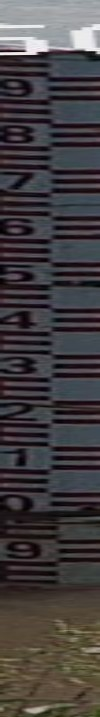
//> input picture SLIC-Superpixels/1.jpg, 100 x 717 px
$ ./main   (built with g++ and OpenCV 4)
//> lines starting //> are read from the running program, lines starting //| are printed output that depends on the picture; after the words box and inside, x2 and y2 are one past the last pixel; in counts of white or black regions, pixels touching at a corner belong together
### SLIC-Superpixels/slic.cpp
// SLIC.cpp: implementation of the SLIC class.
//===========================================================================
// This code implements the zero parameter superpixel segmentation technique
// described in:
//
//
//
// "SLIC Superpixels Compared to State-of-the-art Superpixel Methods"
//
// Radhakrishna Achanta, Appu Shaji, Kevin Smith, Aurelien Lucchi, Pascal Fua,
// and Sabine Susstrunk,
//
// IEEE TPAMI, Volume 34, Issue 11, Pages 2274-2282, November 2012.
//
//
//===========================================================================
// Copyright (c) 2013 Radhakrishna Achanta.
//
// For commercial use please contact the author:
//
// Email: firstname.lastname@epfl.ch
//===========================================================================
//
// Modified by nipan
// Email: nipan1988@gmail.com
//

#include <cfloat>
#include <cmath>
#include <iostream>
#include <fstream>
#include "slic.h"

using namespace cv;
using namespace std;

// For superpixels
const int dx4[4] = {-1,  0,  1,  0};
const int dy4[4] = { 0, -1,  0,  1};
//const int dx8[8] = {-1, -1,  0,  1, 1, 1, 0, -1};
//const int dy8[8] = { 0, -1, -1, -1, 0, 1, 1,  1};

// For supervoxels
const int dx10[10] = {-1,  0,  1,  0, -1,  1,  1, -1,  0, 0};
const int dy10[10] = { 0, -1,  0,  1, -1, -1,  1,  1,  0, 0};
const int dz10[10] = { 0,  0,  0,  0,  0,  0,  0,  0, -1, 1};

//////////////////////////////////////////////////////////////////////
// Construction/Destruction
//////////////////////////////////////////////////////////////////////

SLIC::SLIC()
{
	m_lvec = NULL;
	m_avec = NULL;
	m_bvec = NULL;

	m_lvecvec = NULL;
	m_avecvec = NULL;
	m_bvecvec = NULL;

	bufferGray = NULL;
	bufferRGB = NULL;
}

SLIC::~SLIC()
{
	if(m_lvec) delete [] m_lvec;
	if(m_avec) delete [] m_avec;
	if(m_bvec) delete [] m_bvec;


	if(m_lvecvec)
	{
		for( int d = 0; d < m_depth; d++ ) delete [] m_lvecvec[d];
		delete [] m_lvecvec;
	}
	if(m_avecvec)
	{
		for( int d = 0; d < m_depth; d++ ) delete [] m_avecvec[d];
		delete [] m_avecvec;
	}
	if(m_bvecvec)
	{
		for( int d = 0; d < m_depth; d++ ) delete [] m_bvecvec[d];
		delete [] m_bvecvec;
	}

	if (bufferGray) {
		delete [] bufferGray;
	}

	if (bufferRGB) {
		delete [] bufferRGB;
	}

	if (label) {
		delete [] label;
	}
}

//==============================================================================
///	RGB2XYZ
///
/// sRGB (D65 illuminant assumption) to XYZ conversion
//==============================================================================
void SLIC::RGB2XYZ(
	const int&		sR,
	const int&		sG,
	const int&		sB,
	double&			X,
	double&			Y,
	double&			Z)
{
	double R = sR/255.0;
	double G = sG/255.0;
	double B = sB/255.0;

	double r, g, b;

	if(R <= 0.04045)	r = R/12.92;
	else				r = pow((R+0.055)/1.055,2.4);
	if(G <= 0.04045)	g = G/12.92;
	else				g = pow((G+0.055)/1.055,2.4);
	if(B <= 0.04045)	b = B/12.92;
	else				b = pow((B+0.055)/1.055,2.4);

	X = r*0.4124564 + g*0.3575761 + b*0.1804375;
	Y = r*0.2126729 + g*0.7151522 + b*0.0721750;
	Z = r*0.0193339 + g*0.1191920 + b*0.9503041;
}

//===========================================================================
///	RGB2LAB
//===========================================================================
void SLIC::RGB2LAB(const int& sR, const int& sG, const int& sB, double& lval, double& aval, double& bval)
{
	//------------------------
	// sRGB to XYZ conversion
	//------------------------
	double X, Y, Z;
	RGB2XYZ(sR, sG, sB, X, Y, Z);

	//------------------------
	// XYZ to LAB conversion
	//------------------------
	double epsilon = 0.008856;	//actual CIE standard
	double kappa   = 903.3;		//actual CIE standard

	double Xr = 0.950456;	//reference white
	double Yr = 1.0;		//reference white
	double Zr = 1.088754;	//reference white

	double xr = X/Xr;
	double yr = Y/Yr;
	double zr = Z/Zr;

	double fx, fy, fz;
	if(xr > epsilon)	fx = pow(xr, 1.0/3.0);
	else				fx = (kappa*xr + 16.0)/116.0;
	if(yr > epsilon)	fy = pow(yr, 1.0/3.0);
	else				fy = (kappa*yr + 16.0)/116.0;
	if(zr > epsilon)	fz = pow(zr, 1.0/3.0);
	else				fz = (kappa*zr + 16.0)/116.0;

	lval = 116.0*fy-16.0;
	aval = 500.0*(fx-fy);
	bval = 200.0*(fy-fz);
}

//===========================================================================
///	DoRGBtoLABConversion
///
///	For whole image: overlaoded floating point version
//===========================================================================
void SLIC::DoRGBtoLABConversion(
	const unsigned int*&		ubuff,
	double*&					lvec,
	double*&					avec,
	double*&					bvec)
{
	int sz = m_width*m_height;
	lvec = new double[sz];
	avec = new double[sz];
	bvec = new double[sz];

	for( int j = 0; j < sz; j++ )
	{
		int r = (ubuff[j] >> 16) & 0xFF;
		int g = (ubuff[j] >>  8) & 0xFF;
		int b = (ubuff[j]      ) & 0xFF;

		RGB2LAB( r, g, b, lvec[j], avec[j], bvec[j] );
	}
}

//===========================================================================
///	DoRGBtoLABConversion
///
/// For whole volume
//===========================================================================
// [198 lines left out: functions DoRGBtoLABConversion, DrawContoursAroundSegments, DrawContoursAroundSegments, DrawContoursAroundSegmentsTwoColors, not called in this run]


//==============================================================================
///	DetectLabEdges
//==============================================================================
void SLIC::DetectLabEdges(
	const double*				lvec,
	const double*				avec,
	const double*				bvec,
	const int&					width,
	const int&					height,
	vector<double>&				edges)
{
	int sz = width*height;

	edges.resize(sz,0);
	for( int j = 1; j < height-1; j++ )
	{
		for( int k = 1; k < width-1; k++ )
		{
			int i = j*width+k;

			double dx = (lvec[i-1]-lvec[i+1])*(lvec[i-1]-lvec[i+1]) +
				(avec[i-1]-avec[i+1])*(avec[i-1]-avec[i+1]) +
				(bvec[i-1]-bvec[i+1])*(bvec[i-1]-bvec[i+1]);

			double dy = (lvec[i-width]-lvec[i+width])*(lvec[i-width]-lvec[i+width]) +
				(avec[i-width]-avec[i+width])*(avec[i-width]-avec[i+width]) +
				(bvec[i-width]-bvec[i+width])*(bvec[i-width]-bvec[i+width]);

			//edges[i] = (sqrt(dx) + sqrt(dy));
			edges[i] = (dx + dy);
		}
	}
}

//===========================================================================
///	PerturbSeeds
//===========================================================================
void SLIC::PerturbSeeds(
	vector<double>&				kseedsl,
	vector<double>&				kseedsa,
	vector<double>&				kseedsb,
	vector<double>&				kseedsx,
	vector<double>&				kseedsy,
	const vector<double>&		edges)
{
	const int dx8[8] = {-1, -1,  0,  1, 1, 1, 0, -1};
	const int dy8[8] = { 0, -1, -1, -1, 0, 1, 1,  1};

	int numseeds = kseedsl.size();

	for( int n = 0; n < numseeds; n++ )
	{
		int ox = kseedsx[n];//original x
		int oy = kseedsy[n];//original y
		int oind = oy*m_width + ox;

		int storeind = oind;
		for( int i = 0; i < 8; i++ )
		{
			int nx = ox+dx8[i];//new x
			int ny = oy+dy8[i];//new y

			if( nx >= 0 && nx < m_width && ny >= 0 && ny < m_height)
			{
				int nind = ny*m_width + nx;
				if( edges[nind] < edges[storeind])
				{
					storeind = nind;
				}
			}
		}
		if(storeind != oind)
		{
			kseedsx[n] = storeind%m_width;
			kseedsy[n] = storeind/m_width;
			kseedsl[n] = m_lvec[storeind];
			kseedsa[n] = m_avec[storeind];
			kseedsb[n] = m_bvec[storeind];
		}
	}
}


//===========================================================================
///	GetLABXYSeeds_ForGivenStepSize
///
/// The k seed values are taken as uniform spatial pixel samples.
//===========================================================================
// [58 lines left out: function GetLABXYSeeds_ForGivenStepSize, not called in this run]

//===========================================================================
///	GetLABXYSeeds_ForGivenK
///
/// The k seed values are taken as uniform spatial pixel samples.
//===========================================================================
void SLIC::GetLABXYSeeds_ForGivenK(
	vector<double>&				kseedsl,
	vector<double>&				kseedsa,
	vector<double>&				kseedsb,
	vector<double>&				kseedsx,
	vector<double>&				kseedsy,
	const int&					K,
	const bool&					perturbseeds,
	const vector<double>&		edgemag)
{
	int sz = m_width*m_height;
	double step = sqrt(double(sz)/double(K));
	int T = step;
	int xoff = step/2;
	int yoff = step/2;

	int n(0);int r(0);
	for( int y = 0; y < m_height; y++ )
	{
		int Y = y*step + yoff;
		if( Y > m_height-1 ) break;

		for( int x = 0; x < m_width; x++ )
		{
			//int X = x*step + xoff;//square grid
			int X = x*step + (xoff<<(r&0x1));//hex grid
			if(X > m_width-1) break;

			int i = Y*m_width + X;

			// [7 lines of commented-out code are left out]
			kseedsl.push_back(m_lvec[i]);
			kseedsa.push_back(m_avec[i]);
			kseedsb.push_back(m_bvec[i]);
			kseedsx.push_back(X);
			kseedsy.push_back(Y);
			n++;
		}
		r++;
	}

	if(perturbseeds)
	{
		PerturbSeeds(kseedsl, kseedsa, kseedsb, kseedsx, kseedsy, edgemag);
	}
}


//===========================================================================
///	PerformSuperpixelSegmentation_VariableSandM
///
///	Magic SLIC - no parameters
///
///	Performs k mean segmentation. It is fast because it looks locally, not
/// over the entire image.
/// This function picks the maximum value of color distance as compact factor
/// M and maximum pixel distance as grid step size S from each cluster (13 April 2011).
/// So no need to input a constant value of M and S. There are two clear
/// advantages:
///
/// [1] The algorithm now better handles both textured and non-textured regions
/// [2] There is not need to set any parameters!!!
///
/// SLICO (or SLIC Zero) dynamically varies only the compactness factor S,
/// not the step size S.
//===========================================================================
void SLIC::PerformSuperpixelSegmentation_VariableSandM(
	vector<double>&				kseedsl,
	vector<double>&				kseedsa,
	vector<double>&				kseedsb,
	vector<double>&				kseedsx,
	vector<double>&				kseedsy,
	int*						klabels,
	const int&					STEP,
	const int&					NUMITR)
{
	int sz = m_width*m_height;
	const int numk = kseedsl.size();
	//double cumerr(99999.9);
	int numitr(0);

	//----------------
	int offset = STEP;
	if(STEP < 10) offset = STEP*1.5;
	//----------------

	vector<double> sigmal(numk, 0);
	vector<double> sigmaa(numk, 0);
	vector<double> sigmab(numk, 0);
	vector<double> sigmax(numk, 0);
	vector<double> sigmay(numk, 0);
	vector<int> clustersize(numk, 0);
	vector<double> inv(numk, 0);//to store 1/clustersize[k] values
	vector<double> distxy(sz, DBL_MAX);
	vector<double> distlab(sz, DBL_MAX);
	vector<double> distvec(sz, DBL_MAX);
	vector<double> maxlab(numk, 10*10);//THIS IS THE VARIABLE VALUE OF M, just start with 10
	vector<double> maxxy(numk, STEP*STEP);//THIS IS THE VARIABLE VALUE OF M, just start with 10

	double invxywt = 1.0/(STEP*STEP);//NOTE: this is different from how usual SLIC/LKM works

	while( numitr < NUMITR )
	{
		//------
		//cumerr = 0;
		numitr++;
		//------

		distvec.assign(sz, DBL_MAX);
		for( int n = 0; n < numk; n++ )
		{
			int y1 = std::max(0,		(int)(kseedsy[n]-offset));
			int y2 = std::min(m_height,	(int)(kseedsy[n]+offset));
			int x1 = std::max(0,		(int)(kseedsx[n]-offset));
			int x2 = std::min(m_width,	(int)(kseedsx[n]+offset));

			for( int y = y1; y < y2; y++ )
			{
				for( int x = x1; x < x2; x++ )
				{
					int i = y*m_width + x;
					_ASSERT( y < m_height && x < m_width && y >= 0 && x >= 0 );

					double l = m_lvec[i];
					double a = m_avec[i];
					double b = m_bvec[i];

					distlab[i] =	(l - kseedsl[n])*(l - kseedsl[n]) +
						(a - kseedsa[n])*(a - kseedsa[n]) +
						(b - kseedsb[n])*(b - kseedsb[n]);

					distxy[i] =		(x - kseedsx[n])*(x - kseedsx[n]) +
						(y - kseedsy[n])*(y - kseedsy[n]);

					//------------------------------------------------------------------------
					double dist = distlab[i]/maxlab[n] + distxy[i]*invxywt;//only varying m, prettier superpixels
					//double dist = distlab[i]/maxlab[n] + distxy[i]/maxxy[n];//varying both m and S
					//------------------------------------------------------------------------

					if( dist < distvec[i] )
					{
						distvec[i] = dist;
						klabels[i]  = n;
					}
				}
			}
		}
		//-----------------------------------------------------------------
		// Assign the max color distance for a cluster
		//-----------------------------------------------------------------
		if(0 == numitr)
		{
			maxlab.assign(numk,1);
			maxxy.assign(numk,1);
		}
		{for( int i = 0; i < sz; i++ )
		{
			if(maxlab[klabels[i]] < distlab[i]) maxlab[klabels[i]] = distlab[i];
			if(maxxy[klabels[i]] < distxy[i]) maxxy[klabels[i]] = distxy[i];
		}}
		//-----------------------------------------------------------------
		// Recalculate the centroid and store in the seed values
		//-----------------------------------------------------------------
		sigmal.assign(numk, 0);
		sigmaa.assign(numk, 0);
		sigmab.assign(numk, 0);
		sigmax.assign(numk, 0);
		sigmay.assign(numk, 0);
		clustersize.assign(numk, 0);

		for( int j = 0; j < sz; j++ )
		{
			int temp = klabels[j];
			_ASSERT(klabels[j] >= 0);
			sigmal[klabels[j]] += m_lvec[j];
			sigmaa[klabels[j]] += m_avec[j];
			sigmab[klabels[j]] += m_bvec[j];
			sigmax[klabels[j]] += (j%m_width);
			sigmay[klabels[j]] += (j/m_width);

			clustersize[klabels[j]]++;
		}

		{for( int k = 0; k < numk; k++ )
		{
			//_ASSERT(clustersize[k] > 0);
			if( clustersize[k] <= 0 ) clustersize[k] = 1;
			inv[k] = 1.0/double(clustersize[k]);//computing inverse now to multiply, than divide later
		}}

		{for( int k = 0; k < numk; k++ )
		{
			kseedsl[k] = sigmal[k]*inv[k];
			kseedsa[k] = sigmaa[k]*inv[k];
			kseedsb[k] = sigmab[k]*inv[k];
			kseedsx[k] = sigmax[k]*inv[k];
			kseedsy[k] = sigmay[k]*inv[k];
		}}
	}
}

//===========================================================================
///	SaveSuperpixelLabels
///
///	Save labels in raster scan order.
//===========================================================================
// [21 lines left out: function SaveSuperpixelLabels, not called in this run]

//===========================================================================
///	EnforceLabelConnectivity
///
///		1. finding an adjacent label for each new component at the start
///		2. if a certain component is too small, assigning the previously found
///		    adjacent label to this component, and not incrementing the label.
//===========================================================================
void SLIC::EnforceLabelConnectivity(
	const int*					labels,//input labels that need to be corrected to remove stray labels
	const int&					width,
	const int&					height,
	int*						nlabels,//new labels
	int&						numlabels,//the number of labels changes in the end if segments are removed
	const int&					K) //the number of superpixels desired by the user
{
	//	const int dx8[8] = {-1, -1,  0,  1, 1, 1, 0, -1};
	//	const int dy8[8] = { 0, -1, -1, -1, 0, 1, 1,  1};

	const int dx4[4] = {-1,  0,  1,  0};
	const int dy4[4] = { 0, -1,  0,  1};

	const int sz = width*height;
	const int SUPSZ = sz/K;
	//nlabels.resize(sz, -1);
	for( int i = 0; i < sz; i++ ) nlabels[i] = -1;
	int label(0);
	int* xvec = new int[sz];
	int* yvec = new int[sz];
	int oindex(0);
	int adjlabel(0);//adjacent label
	for( int j = 0; j < height; j++ )
	{
		for( int k = 0; k < width; k++ )
		{
			if( 0 > nlabels[oindex] )
			{
				nlabels[oindex] = label;
				//--------------------
				// Start a new segment
				//--------------------
				xvec[0] = k;
				yvec[0] = j;
				//-------------------------------------------------------
				// Quickly find an adjacent label for use later if needed
				//-------------------------------------------------------
				{for( int n = 0; n < 4; n++ )
				{
					int x = xvec[0] + dx4[n];
					int y = yvec[0] + dy4[n];
					if( (x >= 0 && x < width) && (y >= 0 && y < height) )
					{
						int nindex = y*width + x;
						if(nlabels[nindex] >= 0) adjlabel = nlabels[nindex];
					}
				}}

				int count(1);
				for( int c = 0; c < count; c++ )
				{
					for( int n = 0; n < 4; n++ )
					{
						int x = xvec[c] + dx4[n];
						int y = yvec[c] + dy4[n];

						if( (x >= 0 && x < width) && (y >= 0 && y < height) )
						{
							int nindex = y*width + x;

							if( 0 > nlabels[nindex] && labels[oindex] == labels[nindex] )
							{
								xvec[count] = x;
								yvec[count] = y;
								nlabels[nindex] = label;
								count++;
							}
						}

					}
				}
				//-------------------------------------------------------
				// If segment size is less then a limit, assign an
				// adjacent label found before, and decrement label count.
				//-------------------------------------------------------
				if(count <= SUPSZ >> 2)
				{
					for( int c = 0; c < count; c++ )
					{
						int ind = yvec[c]*width+xvec[c];
						nlabels[ind] = adjlabel;
					}
					label--;
				}
				label++;
			}
			oindex++;
		}
	}
	numlabels = label;

	if(xvec) delete [] xvec;
	if(yvec) delete [] yvec;
}

//===========================================================================
///	PerformSLICO_ForGivenStepSize
///
/// There is option to save the labels if needed.
//===========================================================================
// [40 lines left out: function PerformSLICO_ForGivenStepSize, not called in this run]

//===========================================================================
///	PerformSLICO_ForGivenK
///
/// Zero parameter SLIC algorithm for a given number K of superpixels.
//===========================================================================
void SLIC::PerformSLICO_ForGivenK(
	const unsigned int*			ubuff,
	const int					width,
	const int					height,
	int*						klabels,
	int&						numlabels,
	const int&					K,//required number of superpixels
	const double&				m)//weight given to spatial distance
{
	vector<double> kseedsl(0);
	vector<double> kseedsa(0);
	vector<double> kseedsb(0);
	vector<double> kseedsx(0);
	vector<double> kseedsy(0);

	//--------------------------------------------------
	m_width  = width;
	m_height = height;
	int sz = m_width*m_height;
	//--------------------------------------------------
	//if(0 == klabels) klabels = new int[sz];
	for( int s = 0; s < sz; s++ ) klabels[s] = -1;
	//--------------------------------------------------
	if(1)//LAB
	{
		DoRGBtoLABConversion(ubuff, m_lvec, m_avec, m_bvec);
	}
	else//RGB
	{
		m_lvec = new double[sz]; m_avec = new double[sz]; m_bvec = new double[sz];
		for( int i = 0; i < sz; i++ )
		{
			m_lvec[i] = ubuff[i] >> 16 & 0xff;
			m_avec[i] = ubuff[i] >>  8 & 0xff;
			m_bvec[i] = ubuff[i]       & 0xff;
		}
	}
	//--------------------------------------------------

	bool perturbseeds(true);
	vector<double> edgemag(0);
	if(perturbseeds) DetectLabEdges(m_lvec, m_avec, m_bvec, m_width, m_height, edgemag);
	GetLABXYSeeds_ForGivenK(kseedsl, kseedsa, kseedsb, kseedsx, kseedsy, K, perturbseeds, edgemag);

	int STEP = sqrt(double(sz)/double(K)) + 2.0;//adding a small value in the even the STEP size is too small.
	//PerformSuperpixelSLIC(kseedsl, kseedsa, kseedsb, kseedsx, kseedsy, klabels, STEP, edgemag, m);
	PerformSuperpixelSegmentation_VariableSandM(kseedsl,kseedsa,kseedsb,kseedsx,kseedsy,klabels,STEP,10);
	numlabels = kseedsl.size();

	int* nlabels = new int[sz];
	EnforceLabelConnectivity(klabels, m_width, m_height, nlabels, numlabels, K);
	{for(int i = 0; i < sz; i++ ) klabels[i] = nlabels[i];}
	if(nlabels) delete [] nlabels;
}

// [50 lines left out: function PerformSLICO_ForGivenK, not called in this run]

void SLIC::GenerateSuperpixels(cv::Mat& img, UINT numSuperpixels)
{
	if (img.empty()) {
		exit(-1);
	}

	int height = img.rows;
	int width = img.cols;
	int sz = height * width;
	label = new int[sz];
	if (img.channels() == 1) {
		type = GRAY;
	}
	else if (img.channels() == 3) {
		type = RGB;
	}
	if (type == GRAY) {
		Mat2Buffer(img, bufferGray);
		PerformSLICO_ForGivenK(bufferGray, img.cols, img.rows, label, sz, numSuperpixels, 10);
	}
	else if (type == RGB) {
		Mat2Buffer(img, bufferRGB);
		PerformSLICO_ForGivenK(bufferRGB, img.cols, img.rows, label, sz, numSuperpixels, 10);
	}
}

//
int* SLIC::GetLabel()
{
	return label;
}

// [17 lines left out: function GetImgWithContours, not called in this run]

void SLIC::Mat2Buffer(const cv::Mat& img, UINT*& buffer)
{
	int sz = img.cols * img.rows;
	if (bufferRGB) {
		delete [] bufferRGB;
	}
	bufferRGB    = new UINT[sz];

	cv::Mat newImage;
	cv::cvtColor(img, newImage, CV_BGR2BGRA);
	memcpy( bufferRGB, (UINT*)newImage.data, sz*sizeof(UINT) );

}

// [11 lines left out: function Mat2Buffer, not called in this run]

### SLIC-Superpixels/main.cpp
#include <iostream>
#include "opencv2/highgui/highgui.hpp"
#include "opencv2/imgproc/imgproc.hpp"
#include "opencv2/core/core.hpp"
#include <string>
using namespace std;
using namespace cv;

#include "slic.h"

int main()
{
	// Load an image
	Mat3b img = imread("1.jpg");
//> img is the input picture: 717 rows x 100 cols, CV_8UC3; mean B, G, R 64.8, 63.3, 67.6

	// Set the maximum number of superpixels
	UINT n_of_superpixels = 200;
	SLIC slic;

	// Compute the superpixels
	slic.GenerateSuperpixels(img, n_of_superpixels);
//> the loop in DoRGBtoLABConversion, `for( int j = 0; j < sz; j++ )` made 71700 passes
//> (r, g, b, R in RGB2XYZ, G in RGB2XYZ, B in RGB2XYZ, r in RGB2XYZ, g in RGB2XYZ) on passes 1 to 3: (162, 165, 170, 0.635, 0.647, 0.667, 0.361, 0.376), (162, 165, 170, 0.635, 0.647, 0.667, 0.361, 0.376), (160, 165, 169, 0.627, 0.647, 0.663, 0.352, 0.376)

	// Visualize superpixels
	//Mat3b res = slic.GetImgWithContours(Scalar(0,0,255));

	// Get the labels
	Mat1i labelImg(img.rows, img.cols, slic.GetLabel());
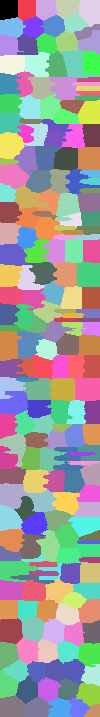
//> labelImg: 717 rows x 100 cols, CV_32SC1; 207 distinct labels, from 0 to 206; one colour per label, 0 black

	// Get the actual number of labels
	// may be less that n_of_superpixels
	double max_dlabel;
	minMaxLoc(labelImg, NULL, &max_dlabel);
	int max_label = int(max_dlabel);

	// Iterate over each label
		Mat3b superpixel_in_img;
	for (int label = 0; label <= max_label; ++label)
	{
		// Mask for each label
		Mat1b superpixel_mask = labelImg == label;

		// Superpixel in original image
		img.copyTo(superpixel_in_img, superpixel_mask);

		// Now you have the binary mask of each superpixel: superpixel_mask
		// and the superpixel in the original image: superpixel_in_img
	}
//> this loop made 207 passes
//> pass 1, `Mat1b superpixel_mask = labelImg == label;`:
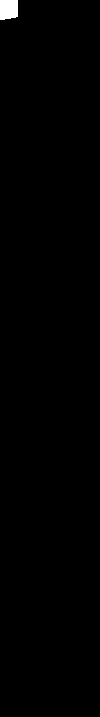
//> superpixel_mask: 717 rows x 100 cols, CV_8UC1; 0.47% white; 1 white region, box (x1, y1, x2, y2) and area: (0, 0, 18, 20) 338
//> pass 2, `Mat1b superpixel_mask = labelImg == label;`:
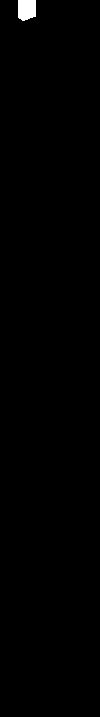
//> superpixel_mask: 717 rows x 100 cols, CV_8UC1; 0.48% white; 1 white region, box (x1, y1, x2, y2) and area: (18, 0, 36, 21) 342
//> pass 2, `img.copyTo(superpixel_in_img, superpixel_mask);`:
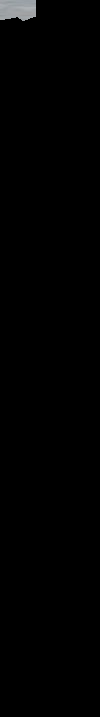
//> superpixel_in_img: 717 rows x 100 cols, CV_8UC3; mean B, G, R 1.6, 1.6, 1.5

	return 0;
}
